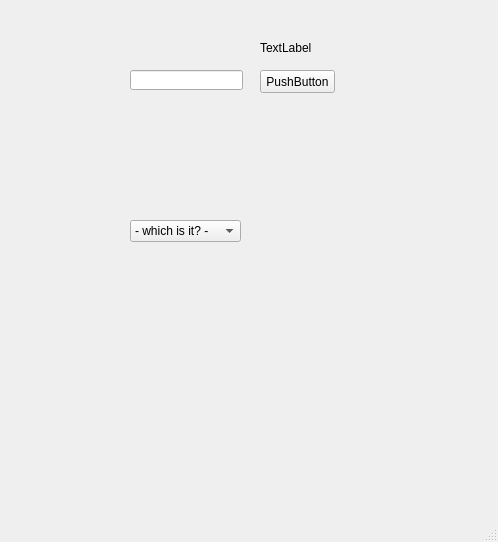
<?xml version="1.0" encoding="UTF-8"?>
<ui version="4.0">
 <class>MainWindow</class>
 <widget class="QMainWindow" name="MainWindow">
  <property name="geometry">
   <rect>
    <x>0</x>
    <y>0</y>
    <width>498</width>
    <height>542</height>
   </rect>
  </property>
  <property name="windowTitle">
   <string>MainWindow</string>
  </property>
  <widget class="QWidget" name="centralwidget">
   <widget class="QPushButton" name="pushButton">
    <property name="geometry">
     <rect>
      <x>260</x>
      <y>70</y>
      <width>75</width>
      <height>23</height>
     </rect>
    </property>
    <property name="text">
     <string>PushButton</string>
    </property>
   </widget>
   <widget class="QLabel" name="label">
    <property name="geometry">
     <rect>
      <x>260</x>
      <y>40</y>
      <width>61</width>
      <height>16</height>
     </rect>
    </property>
    <property name="text">
     <string>TextLabel</string>
    </property>
   </widget>
   <widget class="QLineEdit" name="lineEdit">
    <property name="geometry">
     <rect>
      <x>130</x>
      <y>70</y>
      <width>113</width>
      <height>20</height>
     </rect>
    </property>
   </widget>
   <widget class="QComboBox" name="comboBox">
    <property name="geometry">
     <rect>
      <x>130</x>
      <y>220</y>
      <width>111</width>
      <height>22</height>
     </rect>
    </property>
    <item>
     <property name="text">
      <string>- which is it? -</string>
     </property>
    </item>
    <item>
     <property name="text">
      <string>balls</string>
     </property>
    </item>
    <item>
     <property name="text">
      <string>boobs</string>
     </property>
    </item>
    <item>
     <property name="text">
      <string>butt</string>
     </property>
    </item>
    <item>
     <property name="text">
      <string>heart</string>
     </property>
    </item>
   </widget>
  </widget>
  <widget class="QMenuBar" name="menubar">
   <property name="geometry">
    <rect>
     <x>0</x>
     <y>0</y>
     <width>498</width>
     <height>22</height>
    </rect>
   </property>
  </widget>
  <widget class="QStatusBar" name="statusbar"/>
 </widget>
 <resources/>
 <connections/>
</ui>
